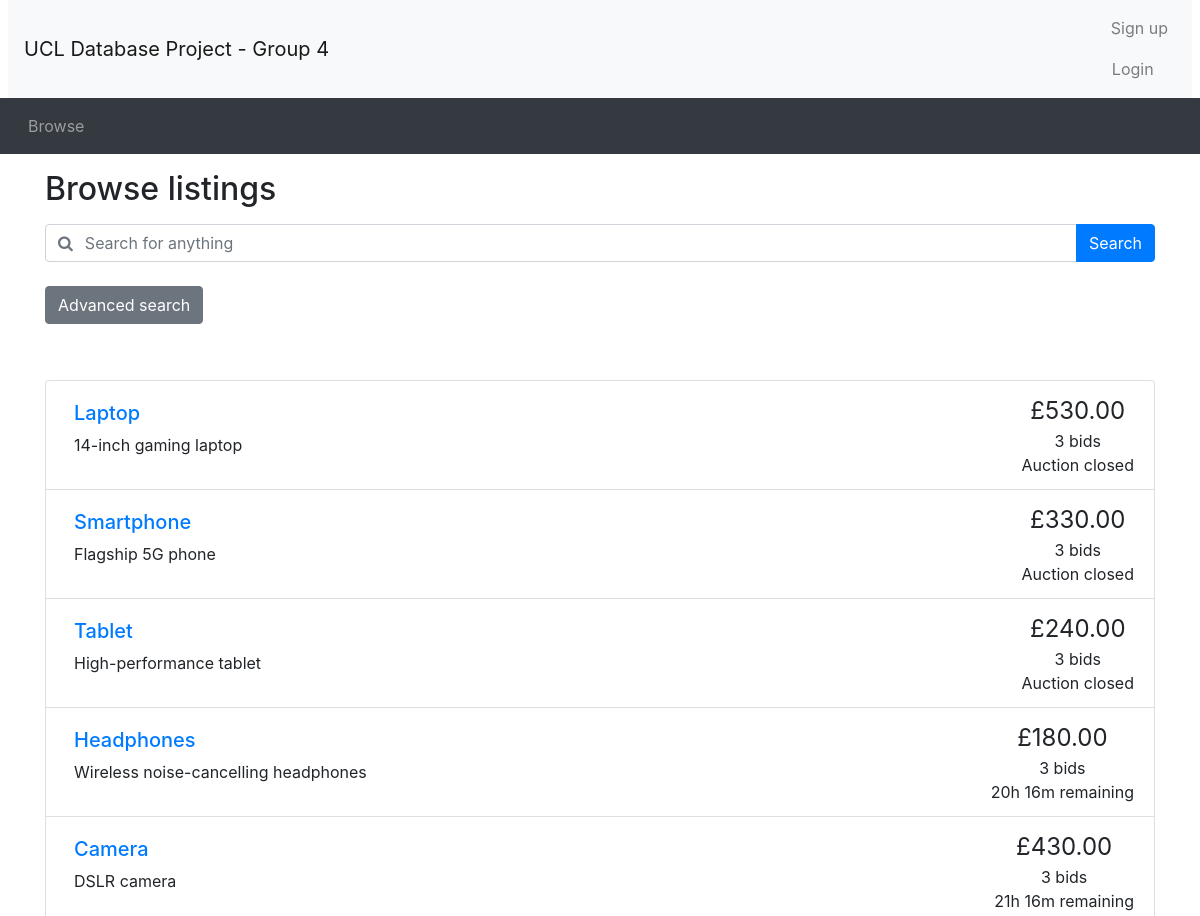
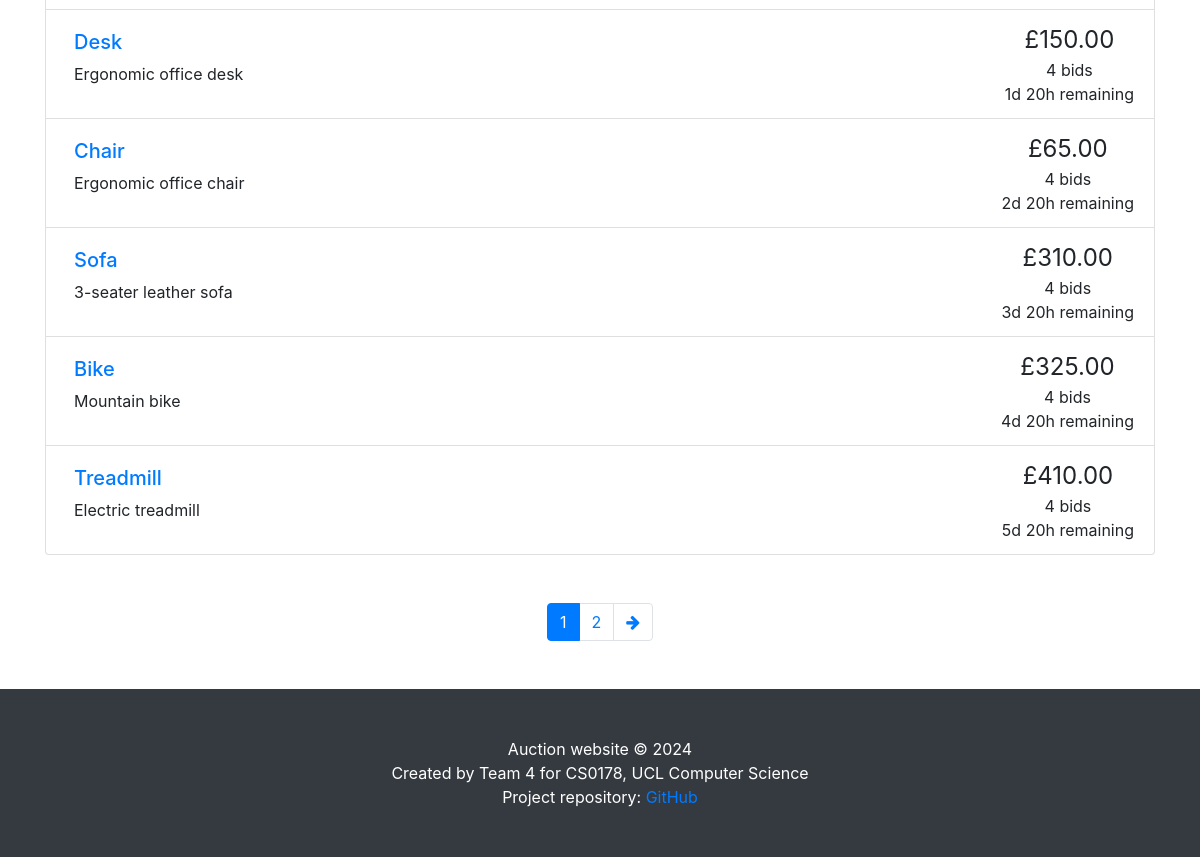
Screenshot of /browse.php with the database file from the repository (2 pictures, top to bottom).
### tables this page shows
CREATE TABLE `auctions` (
    `item_id` INT PRIMARY KEY AUTO_INCREMENT,
    `title` VARCHAR(50) UNIQUE NOT NULL,
    `details` TEXT,
    `category` VARCHAR(30) NOT NULL,
    `startPrice` DECIMAL(10, 2) NOT NULL,
    `reservePrice` DECIMAL(10, 2) DEFAULT NULL,
    `startDate` DATETIME NOT NULL,
    `endDate` DATETIME NOT NULL,
    `seller_id` INT NOT NULL,
    `status` ENUM('active', 'closed', 'cancelled') NOT NULL DEFAULT 'active',
    FOREIGN KEY (`seller_id`) REFERENCES `seller` (`user_id`) ON DELETE CASCADE
);

CREATE TABLE `bids` (
    `bid_id` INT PRIMARY KEY AUTO_INCREMENT,
    `buyer_id` INT NOT NULL,
    `item_id` INT NOT NULL,
    `bidPrice` DECIMAL(10, 2) NOT NULL,
    `bidTime` DATETIME NOT NULL,
    FOREIGN KEY (`buyer_id`) REFERENCES `buyer` (`user_id`) ON DELETE CASCADE,
    FOREIGN KEY (`item_id`) REFERENCES `auctions` (`item_id`) ON DELETE CASCADE
);

### utilities.php (the view, shortened to what this page needs)
<?php
function display_time_remaining($interval)
{
    if ($interval->days == 0 && $interval->h == 0) {
        $time_remaining = $interval->format('%im %Ss');
    } else if ($interval->days == 0) {
        $time_remaining = $interval->format('%hh %im');
    } else {
        $time_remaining = $interval->format('%ad %hh');
    }
    return $time_remaining;
}
function print_listing_li($item_id, $title, $desc, $price, $num_bids, $end_time, $status)
{
    if (strlen($desc) > 250) {
        $desc_shortened = substr($desc, 0, 250) . '...';
    } else {
        $desc_shortened = $desc;
    }
    if ($num_bids == 1) {
        $bid = ' bid';
    } else {
        $bid = ' bids';
    }
    if ($status == 'cancelled') {
        $time_remaining = 'Auction cancelled';
    } elseif ($status == 'closed') {
        $time_remaining = 'Auction closed';
    } else {
        $end_time = new DateTime($end_time);
        $now = new DateTime();
        if ($now > $end_time) {
            $time_remaining = 'Auction closed';
        } else {
            $time_to_end = date_diff($now, $end_time);
            $time_remaining = display_time_remaining($time_to_end) . ' remaining';
        }
    }
    echo ('
    <li class="list-group-item d-flex justify-content-between">
    <div class="p-2 mr-5"><h5><a href="listing.php?item_id=' . $item_id . '">' . $title . '</a></h5>' . $desc_shortened . '</div>
    <div class="text-center text-nowrap"><span style="font-size: 1.5em">£' . number_format($price, 2) . '</span><br/>' . $num_bids . $bid . '<br/>' . $time_remaining . '</div>
  </li>'
    );
}
?>

### header.php (shortened to what this page needs)
<!doctype html>
<html lang="en">
<head>
    <link rel="stylesheet" href="css/bootstrap.min.css">
    <link rel="stylesheet" href="https://cdnjs.cloudflare.com/ajax/libs/font-awesome/4.7.0/css/font-awesome.min.css">
    <link rel="stylesheet" href="css/custom.css">
</head>
<body>
    <nav class="navbar navbar-expand-lg navbar-light bg-light mx-2">
        <a class="navbar-brand" href="browse.php">UCL Database Project - Group 4 </a>
        <ul class="navbar-nav ml-auto">
            <li class="nav-item">
                <?php
                if (isset($_SESSION['logged_in']) && $_SESSION['logged_in'] == true) {
                    echo 'Welcome, <a href="user_info.php" class="nav-link d-inline">' . $_SESSION['username'] . '</a>';
                    echo " Logged in as: " . $_SESSION['account_type'];
                    echo '<a class="nav-link" href="logout.php">Logout</a>';
                } else {
                    echo '<a class="nav-link" href="register.php">Sign up</a>';
                    echo '<button type="button" class="btn nav-link" data-toggle="modal" data-target="#loginModal">Login</button>';
                }
                ?>
            </li>
        </ul>
    </nav>
    <nav class="navbar navbar-expand-lg navbar-dark bg-dark">
        <ul class="navbar-nav align-middle">
            <li class="nav-item mx-1">
                <a class="nav-link" href="browse.php">Browse</a>
            </li>
        </ul>
    </nav>

### browse.php (shortened to what this page needs)
<?php include_once("header.php") ?>
<?php require("utilities.php") ?>
<div class="container">
	<h2 class="my-3">Browse listings</h2>
	<?php include_once "search_bar.php" ?>
</div>
<?php
if (!isset($_GET['page'])) {
	$curr_page = 1;
} else {
	$curr_page = $_GET['page'];
}
$curr_page = (int)$curr_page;
$sql = "SELECT * FROM auctions";
$result_q = mysqli_query($con, $sql);
$num_results = mysqli_num_rows($result_q);
$results_per_page = 10;
$max_page = ceil($num_results / $results_per_page);
?>
<div class="container mt-5">
	<ul class="list-group">
		<?php
		if ($result_q->num_rows <= 0) {
			echo "No accessible auctions.";
		} else {
			if ($curr_page != "") {
				$sql .= " LIMIT " . (($curr_page - 1) * $results_per_page) . ", $results_per_page";
			}
			$result_q = mysqli_query($con, $sql);
			while ($fetch = mysqli_fetch_array($result_q)) {
				$item_id = $fetch['item_id'];
				$title = $fetch['title'];
				$description = $fetch['details'];
				$bid_sql = "SELECT bidPrice FROM bids WHERE item_id = $item_id ORDER BY bidPrice DESC";
				$bid_result = mysqli_query($con, $bid_sql);
				$num_bids = mysqli_num_rows($bid_result);
				if ($num_bids > 0) {
					$current_price = mysqli_fetch_array($bid_result)[0];
				} else {
					$current_price = $fetch['startPrice'];
				}
				$status = $fetch['status'];
				$end_date = $fetch['endDate'];
				print_listing_li($item_id, $title, $description, $current_price, $num_bids, $end_date, $status);
			}
		}
		?>
	</ul>
	<nav aria-label="Search results pages" class="mt-5">
		<ul class="pagination justify-content-center">
			<?php
			if ($result_q->num_rows > 0) {
				$querystring = "";
				$high_page_boost = max(3 - $curr_page, 0);
				$low_page_boost = max(2 - ($max_page - $curr_page), 0);
				$low_page = max(1, $curr_page - 2 - $low_page_boost);
				$high_page = min($max_page, $curr_page + 2 + $high_page_boost);
				for ($i = $low_page; $i <= $high_page; $i++) {
					if ($i == $curr_page) {
						echo ('
    <li class="page-item active">');
					} else {
						echo ('
    <li class="page-item">');
					}
					echo ('
      <a class="page-link" href="browse.php?' . $querystring . 'page=' . $i . '">' . $i . '</a>
    </li>');
				}
				if ($curr_page != $max_page) {
					echo ('
    <li class="page-item">
      <a class="page-link" href="browse.php?' . $querystring . 'page=' . ($curr_page + 1) . '" aria-label="Next">
        <span aria-hidden="true"><i class="fa fa-arrow-right"></i></span>
        <span class="sr-only">Next</span>
      </a>
    </li>');
				}
			}
			?>
		</ul>
	</nav>
</div>
<?php include_once("footer.php") ?>

### search_bar.php (shortened to what this page needs)
<div id="searchSpecs">
    <form method="get" action="">
        <div class="row">
            <div class="col-md-12 mb-2">
                <div class="form-group">
                    <div class="input-group w-100">
                        <div class="input-group-prepend">
                            <span class="input-group-text bg-transparent pr-0 text-muted">
                                <i class="fa fa-search"></i>
                            </span>
                        </div>
                        <input type="text" class="form-control border-left-0" name="keyword" id="keyword"
                            placeholder="Search for anything">
                        <div class="input-group-append">
                            <button type="submit" class="btn btn-primary">Search</button>
                        </div>
                    </div>
                </div>
            </div>
        </div>
        <button class="btn btn-secondary mb-2" type="button" data-toggle="collapse" data-target="#advancedSearch"
            aria-expanded="false" aria-controls="advancedSearch">
            Advanced search
        </button>
    </form>
</div>

### footer.php (shortened to what this page needs)
<footer class="py-5 bg-dark mt-5">
    <div class="container">
        <p class="m-0 text-center text-white">Auction website &copy; 2024</p>
        <p class="m-0 text-center text-white">Created by Team 4 for CS0178, UCL Computer Science</p>
        <p class="m-0 text-center text-white">Project repository: <a href="https://github.com/Hanekawa1012/Database-Group-4-Project">GitHub</a></p>
    </div>
</body>
</html>

### rows the page displays
auctions: title "Laptop", details "14-inch gaming laptop", bids.bidPrice "530.00", num_bids "3", endDate "Auction closed"
auctions: title "Smartphone", details "Flagship 5G phone", bids.bidPrice "330.00", num_bids "3", endDate "Auction closed"
auctions: title "Tablet", details "High-performance tablet", bids.bidPrice "240.00", num_bids "3", endDate "Auction closed"
auctions: title "Headphones", details "Wireless noise-cancelling headphones", bids.bidPrice "180.00", num_bids "3", endDate "20h 16m remaining"
auctions: title "Camera", details "DSLR camera", bids.bidPrice "430.00", num_bids "3", endDate "21h 16m remaining"
auctions: title "Desk", details "Ergonomic office desk", bids.bidPrice "150.00", num_bids "4", endDate "1d 20h remaining"
auctions: title "Chair", details "Ergonomic office chair", bids.bidPrice "65.00", num_bids "4", endDate "2d 20h remaining"
auctions: title "Sofa", details "3-seater leather sofa", bids.bidPrice "310.00", num_bids "4", endDate "3d 20h remaining"
auctions: title "Bike", details "Mountain bike", bids.bidPrice "325.00", num_bids "4", endDate "4d 20h remaining"
auctions: title "Treadmill", details "Electric treadmill", bids.bidPrice "410.00", num_bids "4", endDate "5d 20h remaining"
